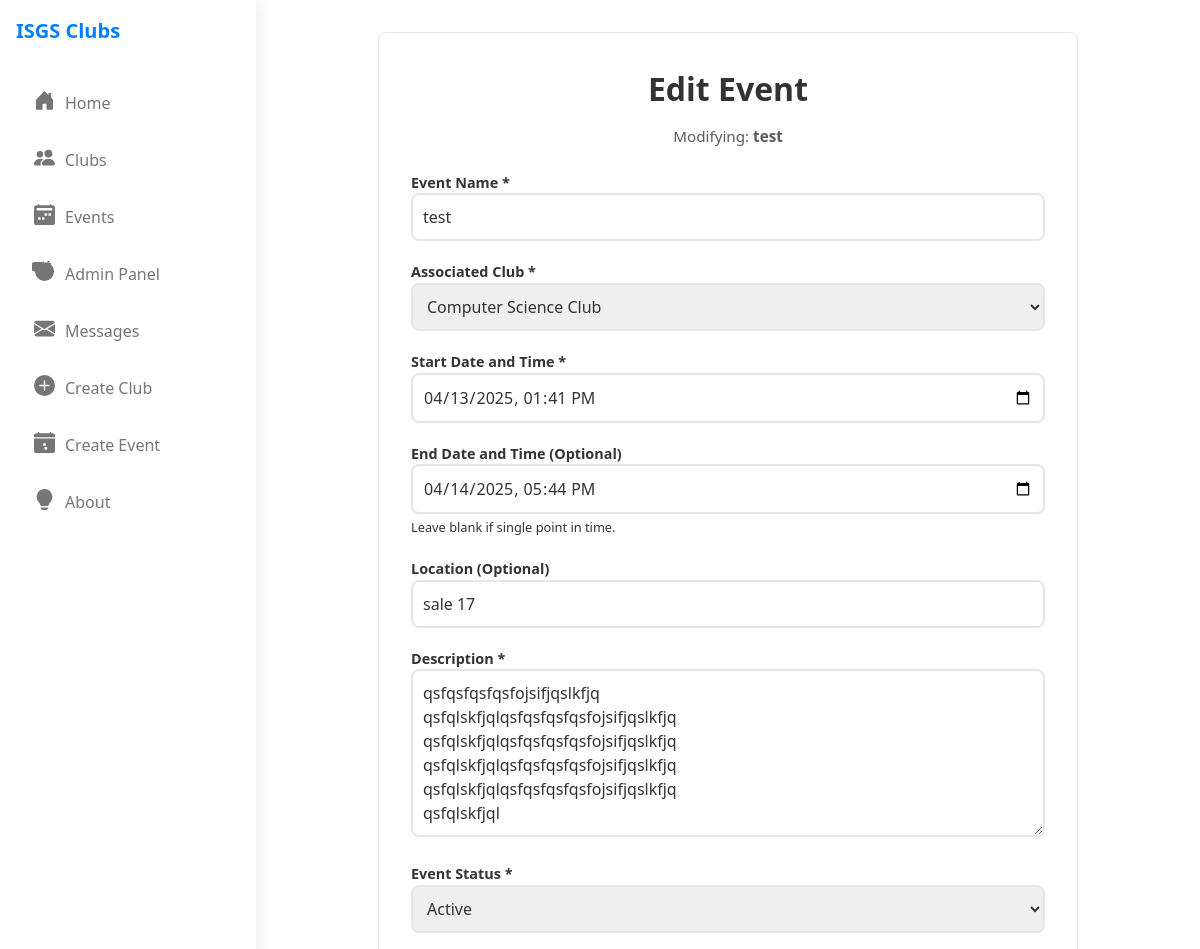
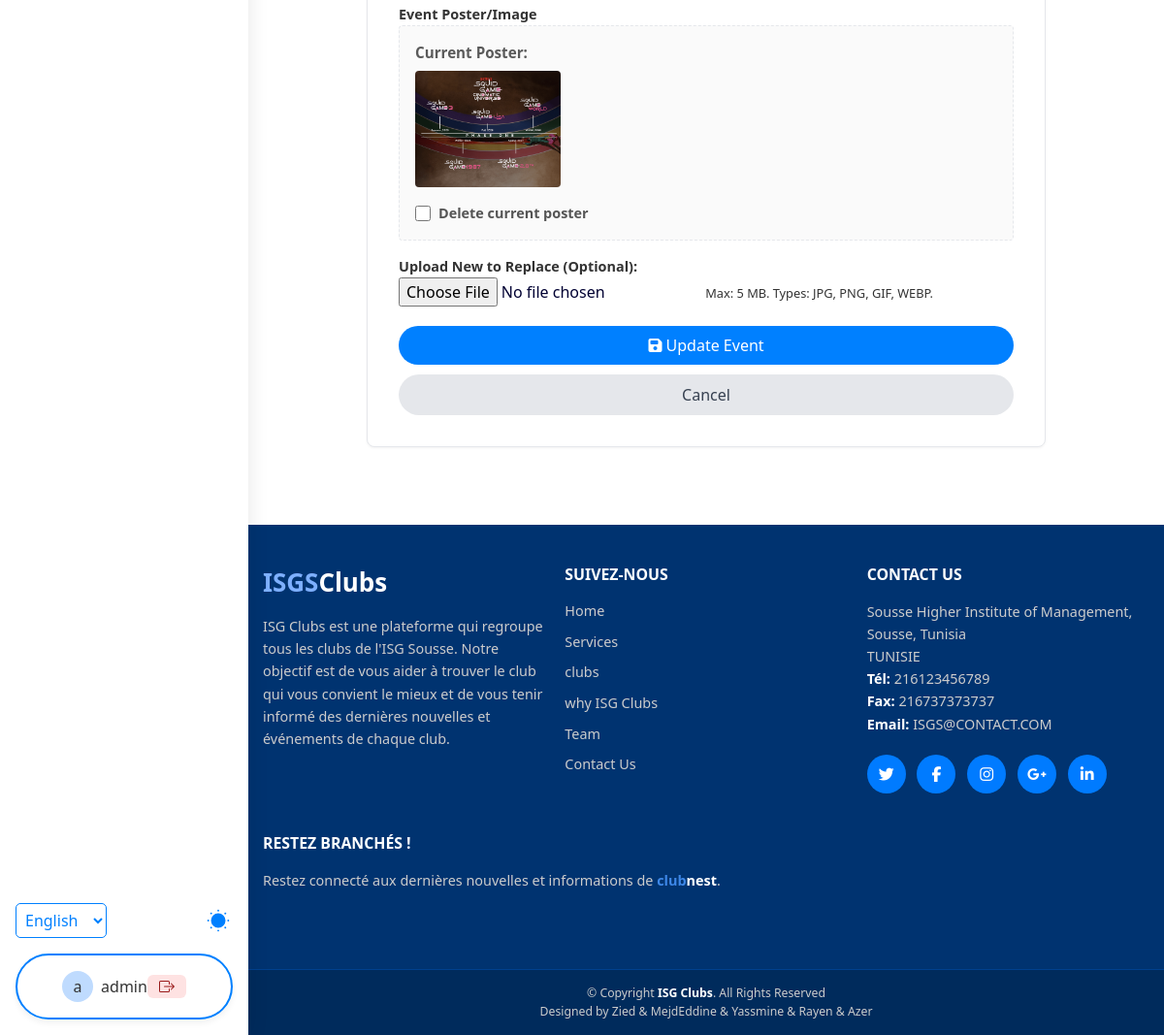
The app's page /edit_event.php?id=3 (signed in) with its own data (2 pictures, top to bottom).
### tables this page shows
CREATE TABLE `events` (
  `id` int(11) NOT NULL,
  `club_id` int(11) NOT NULL,
  `name` varchar(150) NOT NULL,
  `description` text DEFAULT NULL,
  `event_date` datetime NOT NULL,
  `event_end_date` datetime DEFAULT NULL COMMENT 'Optional: Date and time the event ends',
  `location` varchar(255) DEFAULT NULL,
  `status` enum('pending','active','rejected') NOT NULL DEFAULT 'pending',
  `poster_image_path` varchar(255) DEFAULT NULL COMMENT 'Path to event poster image',
  `created_at` timestamp NOT NULL DEFAULT current_timestamp(),
  `created_by` int(11) DEFAULT NULL
);

### edit_event.php (the view, shortened to what this page needs)
<?php
require_once 'config/database.php';
$userRole = $_SESSION['user']['role'];
$targetEventId = filter_input(INPUT_GET, 'id', FILTER_VALIDATE_INT);
$eventToEdit = null;
$activeClubs = [];
$pageError = null;
try {
    $stmtEvent = $pdo->prepare("SELECT e.*, c.name as club_name, c.id as club_id
                                FROM events e
                                JOIN clubs c ON e.club_id = c.id
                                WHERE e.id = :id");
    $stmtEvent->bindParam(':id', $targetEventId, PDO::PARAM_INT);
    $stmtEvent->execute();
    $eventToEdit = $stmtEvent->fetch(PDO::FETCH_ASSOC);
    if ($userRole === 'admin') {
         $stmtClubs = $pdo->prepare("SELECT id, name FROM clubs WHERE status = 'active' ORDER BY name ASC");
         $stmtClubs->execute();
         $activeClubs = $stmtClubs->fetchAll(PDO::FETCH_ASSOC);
    }
} catch (Exception $e) {
    error_log("Edit Event Fetch Error: " . $e->getMessage());
    $pageError = "Could not load event data.";
    $eventToEdit = false;
}
$availableStatuses = ($userRole === 'admin') ? ['pending', 'active', 'rejected'] : ['pending', 'active'];
include_once 'header.php';
?>
<main class="main-content edit-event-container">
    <div class="edit-event-wrapper card">
        <div class="section-header">
             <h1 class="section-title">Edit Event</h1>
             <?php if ($eventToEdit): ?> <p class="section-subtitle">Modifying: <strong><?php echo htmlspecialchars($eventToEdit['name']); ?></strong></p> <?php endif; ?>
        </div>
        <?php if ($eventToEdit && !$pageError): ?>
            <form method="POST" action="edit_event.php?id=<?php echo $targetEventId; ?>" class="edit-form" enctype="multipart/form-data">
                <div class="form-group"><label for="event_name">Event Name <span class="required">*</span></label><input type="text" id="event_name" name="event_name" class="form-input" style="width: 100%; border: 2px solid var(--border-color);border-radius: 0.5rem;padding:10px;" value="<?php echo htmlspecialchars($eventToEdit['name'] ?? ''); ?>" maxlength="150" required></div>
                <div class="form-group">
                    <label for="club_id">Associated Club <span class="required">*</span></label>
                    <?php if ($userRole === 'admin'): ?>
                        <select id="club_id" name="club_id" class="form-input" style="width: 100%; border: 2px solid var(--border-color);border-radius: 0.5rem;padding:10px;" required <?php echo empty($activeClubs) ? 'disabled' : ''; ?>>
                            <?php foreach ($activeClubs as $club): ?>
                                <option value="<?php echo htmlspecialchars($club['id']); ?>" <?php echo ($eventToEdit['club_id'] == $club['id']) ? 'selected' : ''; ?>>
                                    <?php echo htmlspecialchars($club['name']); ?>
                                </option>
                            <?php endforeach; ?>
                        </select>
                    <?php else:  ?>
                         <input type="hidden" name="club_id" value="<?php echo htmlspecialchars($eventToEdit['club_id']); ?>">
                         <p class="form-static-text"><?php echo htmlspecialchars($eventToEdit['club_name']); ?></p>
                         <small class="input-hint">Cannot change club association.</small>
                    <?php endif; ?>
                </div>
                <div class="form-group"><label for="event_start_date_time">Start Date and Time <span class="required">*</span></label><input type="datetime-local" id="event_start_date_time" name="event_start_date_time" style="width: 100%; border: 2px solid var(--border-color);border-radius: 0.5rem;padding:10px;" class="form-input" value="<?php echo htmlspecialchars(date('Y-m-d\TH:i', strtotime($eventToEdit['event_date'] ?? 'now'))); ?>" required min="<?php echo date('Y-m-d\TH:i'); ?>"></div>
                <div class="form-group"><label for="event_end_date_time">End Date and Time (Optional)</label><input type="datetime-local" id="event_end_date_time" name="event_end_date_time" style="width: 100%; border: 2px solid var(--border-color);border-radius: 0.5rem;padding:10px;" class="form-input" value="<?php echo !empty($eventToEdit['event_end_date']) ? htmlspecialchars(date('Y-m-d\TH:i', strtotime($eventToEdit['event_end_date']))) : ''; ?>" min="<?php echo htmlspecialchars(date('Y-m-d\TH:i', strtotime($eventToEdit['event_date'] ?? 'now'))); ?>"> <small class="input-hint">Leave blank if single point in time.</small></div>
                <div class="form-group"><label for="event_location">Location (Optional)</label><input type="text" id="event_location" name="event_location" class="form-input" style="width: 100%; border: 2px solid var(--border-color);border-radius: 0.5rem;padding:10px;" value="<?php echo htmlspecialchars($eventToEdit['location'] ?? ''); ?>" maxlength="255" placeholder="e.g., Room 101, Online"></div>
                <div class="form-group"><label for="event_description">Description <span class="required">*</span></label><textarea id="event_description" name="event_description" style="width: 100%; border: 2px solid var(--border-color);border-radius: 0.5rem;padding:10px;" class="form-textarea" rows="6" placeholder="Details..." required><?php echo htmlspecialchars($eventToEdit['description'] ?? ''); ?></textarea></div>
                <div class="form-group">
                    <label for="event_status">Event Status <span class="required">*</span></label>
                    <select id="event_status" name="event_status" class="form-input" style="width: 100%; border: 2px solid var(--border-color);border-radius: 0.5rem;padding:10px;" required>
                        <?php foreach ($availableStatuses as $status): ?>
                            <option value="<?php echo htmlspecialchars($status); ?>" <?php echo ($eventToEdit['status'] === $status) ? 'selected' : ''; ?>><?php echo ucfirst(htmlspecialchars($status)); ?></option>
                        <?php endforeach; ?>
                    </select>
                </div>
                <div class="form-group">
                    <label for="poster_image">Event Poster/Image</label>
                    <?php if (!empty($eventToEdit['poster_image_path']) && file_exists(rtrim($_SERVER['DOCUMENT_ROOT'], '/') . $eventToEdit['poster_image_path'])): ?>
                        <div class="current-poster">
                             <p><strong>Current Poster:</strong></p>
                             <img src="<?php echo htmlspecialchars($eventToEdit['poster_image_path']); ?>" alt="Current Poster" width="150">
                             <label class="checkbox-label delete-poster-label">
                                 <input type="checkbox" name="delete_poster" value="1" class="form-checkbox">
                                 <span>Delete current poster</span>
                             </label>
                        </div>
                        <label for="poster_image" style="margin-top: 10px; display: block;">Upload New to Replace (Optional):</label>
                    <?php else: ?>
                         <p class="input-hint">No current poster.</p>
                         <label for="poster_image">Upload Poster (Optional):</label>
                    <?php endif; ?>
                    <input type="file" id="poster_image" name="poster_image" class="form-input file-input" accept=".jpg, .jpeg, .png, .gif, .webp">
                    <small class="input-hint">Max: <?php echo MAX_FILE_SIZE / 1024 / 1024; ?> MB. Types: JPG, PNG, GIF, WEBP.</small>
                </div>
                <div class="form-actions">
                    <button type="submit" class="btn btn-primary"><i class="fas fa-save"></i> Update Event</button>
                    <a href="<?php echo ($userRole === 'admin') ? 'admin.php#admin-events' : 'dashboard.php'; ?>" class="btn btn-secondary">Cancel</a>
                </div>
            </form>
        <?php endif; ?>
    </div>
    <?php include_once 'footer.php'; ?>
</main>
</body>
</html>

### styles.css (style rules this page uses)
* { margin: 0; padding: 0; box-sizing: border-box; }
body { font-family: sans-serif; background-color: #f0f2f5; display: flex; justify-content: center; align-items: center; min-height: 100vh; color: #333; }
.form-group { margin-bottom: 20px; }
label { display: block; font-size: 0.9em; font-weight: 600; color: #333; }

### styles2.css (style rules this page uses)
:root { --primary-color: hsl(210 100% 50%); --background-color: #ffffff; --text-color: #333333; --border-color: #e5e7eb; }
body { margin: 0; font-family: Arial, sans-serif; background-color: var(--background-color); color: var(--text-color); }
.btn { display: block; width: 100%; padding: 0.5rem 1rem; border-radius: 9999px; text-align: center; text-decoration: none; margin-top: 10px; transition: background-color 0.2s ease; }
.btn-primary { background-color: var(--primary-color); color: #ffffff; }
.main-content { margin-left: 256px; }
.section-header { max-width: 600px; margin-left: auto; margin-right: auto; }
.section-title { font-size: 2rem; font-weight: bold; margin-bottom: 0.75rem; color: var(--text-color); }
.section-subtitle { font-size: 1rem; color: var(--text-color); opacity: 0.8; }
.card { background-color: var(--background-color); border: 1px solid var(--border-color); border-radius: 0.5rem; padding: 1.5rem; box-shadow: 0 4px 6px rgba(0, 0, 0, 0.05); transition: box-shadow 0.2s ease, transform 0.2s ease; }
.card p, .card-description { color: var(--text-color); opacity: 0.8; font-size: 0.95rem; line-height: 1.5; }
#poster_image { color: #020233; }
.card { background-color: var(--background-color); border: 1px solid var(--border-color); border-radius: 8px; box-shadow: 0 1px 3px rgba(0,0,0,0.05); }
.btn-secondary { background-color: #e5e7eb; color: #374151; border: 1px solid transparent; }

### edit_event.php (style rules this page uses)
.edit-event-container .edit-event-wrapper { max-width: 700px; margin: 2rem auto; padding: 2rem; }
.edit-event-container .section-header { margin-bottom: 1.5rem; text-align: center; max-width: none; }
.form-textarea { min-height: 120px; }
.current-poster { margin-bottom: 1rem; padding: 1rem; border: 1px dashed var(--border-color); border-radius: 4px; background-color: rgba(0,0,0,0.02); }
.current-poster img { max-width: 150px; height: auto; display: block; margin-top: 0.5rem; margin-bottom: 1rem; border-radius: 4px; }
.delete-poster-label { margin-top: 0.5rem; font-size: 0.9em; }
.checkbox-label { display: flex; align-items: center; cursor: pointer; font-size: 0.9em; color: #555; }
.form-checkbox { width: 1rem; height: 1rem; margin-right: 0.5rem; accent-color: var(--primary-color); }

### records on screen
events: name "test", event_name "test", event_start_date_time "04/13/2025 13:41", event_end_date_time "04/14/2025 17:44", event_location "sale 17", event_description "qsfqsfqsfqsfojsifjqslkfjq qsfqlskfjqlqsfqsfqsfqsfojsifjqslkfjq qsfqlskfjqlqsfqsfqsfqsfojsifjqslkfjq qsfqlskfjqlqsfqsfqsfqsfojsifjqslkfjq qsfqlskfjqlqsfqsfqsfqsfojsifjqslkfjq qsfqlskfjql", event_status "Active", poster_image_path (picture)

### other values on screen
substr($_SESSION['user']['username'], 0, 1) "a"
$_SESSION['user']['username'] "admin"
MAX_FILE_SIZE / 1024 / 1024 "5"
form field club_id "Computer Science Club"
